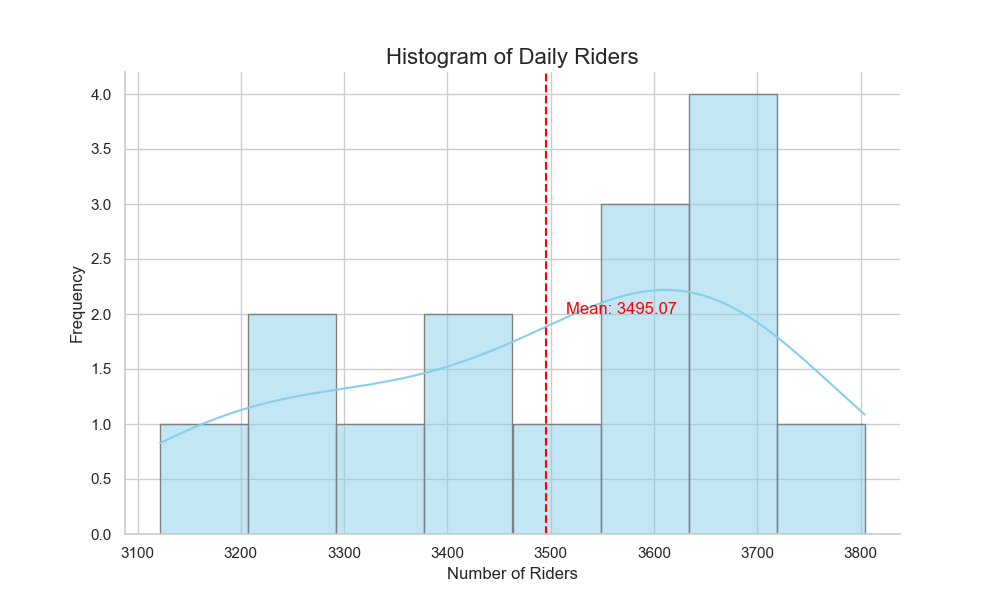

The script that drew this image:

import seaborn as sns
import matplotlib.pyplot as plt

# Given data
data = [
    {'Day': 1, 'Riders': 3402}, {'Day': 2, 'Riders': 3210}, {'Day': 3, 'Riders': 3655},
    {'Day': 4, 'Riders': 3122}, {'Day': 5, 'Riders': 3300}, {'Day': 6, 'Riders': 3431},
    {'Day': 7, 'Riders': 3550}, {'Day': 8, 'Riders': 3622}, {'Day': 9, 'Riders': 3488},
    {'Day': 10, 'Riders': 3222}, {'Day': 11, 'Riders': 3666}, {'Day': 12, 'Riders': 3804},
    {'Day': 13, 'Riders': 3599}, {'Day': 14, 'Riders': 3711}, {'Day': 15, 'Riders': 3644}
]

# Convert list of dictionaries to a pandas DataFrame
import pandas as pd
df = pd.DataFrame(data)

# Set the style and color palette of the plot
sns.set_style("whitegrid")
sns.set_palette("pastel")

# Initialize the matplotlib figure
plt.figure(figsize=(10, 6))

# Create a histogram based on the 'Riders' column
sns.histplot(df['Riders'], bins=8, kde=True, color="skyblue", edgecolor="gray")

# Add a vertical line for the mean
mean_value = df['Riders'].mean()
plt.axvline(mean_value, color='red', linestyle='--')

# Annotate the mean line
plt.text(mean_value + 20, 2, f'Mean: {mean_value:.2f}', color='red', fontsize=12)

# Set titles and labels
plt.title('Histogram of Daily Riders', fontsize=16)
plt.xlabel('Number of Riders', fontsize=12)
plt.ylabel('Frequency', fontsize=12)

# Remove the top and right spines for aesthetics
sns.despine(top=True, right=True)

# Show the plot
plt.show()
